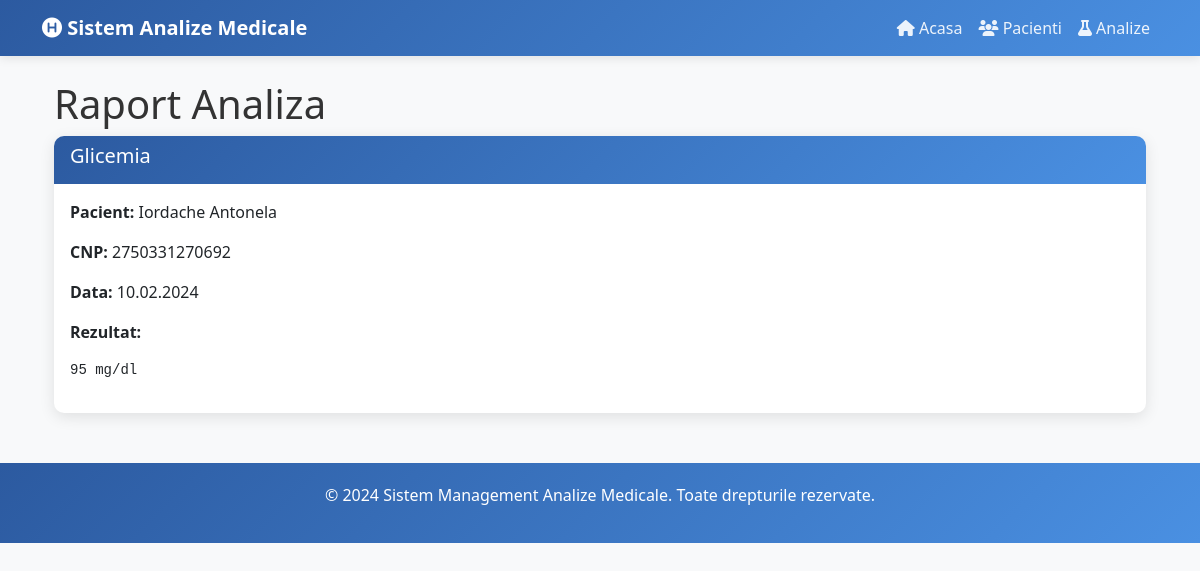
The page /reports/analysis/2 on the database its author committed.
### app.py (models this page shows, shortened)
class Analysis(db.Model):
    __tablename__ = 'analyses'
    id = db.Column(db.Integer, primary_key=True)
    patient_id = db.Column(db.Integer, db.ForeignKey('patients.id'), nullable=False, index=True)
    tip_analiza = db.Column(db.String(200), nullable=False, index=True)
    rezultat = db.Column(db.Text, nullable=False)
    valori_normale = db.Column(db.String(100))
    observatii = db.Column(db.Text)
    data_recoltare = db.Column(db.Date, nullable=False, index=True)
    data_rezultat = db.Column(db.Date, nullable=False, index=True)
    medic = db.Column(db.String(100))
    laborator = db.Column(db.String(100))
    created_at = db.Column(db.DateTime, default=datetime.utcnow, index=True)

class Patient(db.Model):
    __tablename__ = 'patients'
    id = db.Column(db.Integer, primary_key=True)
    nume = db.Column(db.String(100), nullable=False, index=True)
    prenume = db.Column(db.String(100), nullable=False, index=True)
    cnp = db.Column(db.String(13), unique=True, nullable=False, index=True)
    varsta = db.Column(db.Integer, nullable=False)
    sex = db.Column(db.String(1), nullable=False)  # M/F
    telefon = db.Column(db.String(20))
    adresa = db.Column(db.Text)
    created_at = db.Column(db.DateTime, default=datetime.utcnow, index=True)
    analyses = db.relationship('Analysis', backref='patient', lazy=True, cascade='all, delete-orphan')

### app.py (the view)
@app.route('/reports/analysis/<int:analysis_id>')
def generate_analysis_report(analysis_id: int):
    analysis = Analysis.query.get_or_404(analysis_id)
    return render_template('reports/analysis_report.html',
                         analysis=analysis,
                         patient=analysis.patient)

### app.py (called while the page is built)
@app.context_processor
def utility_processor():
    def format_date(date_obj):
        if date_obj:
            return date_obj.strftime('%d.%m.%Y')
        return ''
    def format_datetime(datetime_obj):
        if datetime_obj:
            return datetime_obj.strftime('%d.%m.%Y %H:%M')
        return ''
    def get_age_group(age):
        if age < 18:
            return 'Copil'
        elif age < 65:
            return 'Adult'
        else:
            return 'Senior'
    return dict(
        format_date=format_date,
        format_datetime=format_datetime,
        get_age_group=get_age_group,
        current_year=datetime.now().year
    )

### templates/reports/analysis_report.html
{% extends "base.html" %}
{% block content %}
<div class="container">
    <h1>Raport Analiza</h1>
    <div class="card">
        <div class="card-header">
            <h5>{{ analysis.tip_analiza }}</h5>
        </div>
        <div class="card-body">
            <p><strong>Pacient:</strong> {{ analysis.patient.nume }} {{ analysis.patient.prenume }}</p>
            <p><strong>CNP:</strong> {{ analysis.patient.cnp }}</p>
            <p><strong>Data:</strong> {{ analysis.data_rezultat.strftime('%d.%m.%Y') if analysis.data_rezultat else 'N/A' }}</p>
            <p><strong>Rezultat:</strong></p>
            <pre>{{ analysis.rezultat }}</pre>
        </div>
    </div>
</div>
{% endblock %}

### templates/base.html (style rules this page uses)
:root { --primary-color: #2c5aa0; --secondary-color: #4a90e2; --accent-color: #e8f4f8; --success-color: #28a745; --danger-color: #dc3545; --warning-color: #ffc107; }
body { font-family: 'Segoe UI', Tahoma, Geneva, Verdana, sans-serif; background-color: #f8f9fa; color: #333; }
.card { border: none; border-radius: 10px; box-shadow: 0 4px 15px rgba(0,0,0,0.1); transition: transform 0.3s, box-shadow 0.3s; }
.card-header { background: linear-gradient(135deg, var(--primary-color), var(--secondary-color)); color: white; border-radius: 10px 10px 0 0 !important; border: none; }

### rows shown on the page
Analysis: tip_analiza "Glicemia", data_rezultat "10.02.2024", rezultat "95 mg/dl"
Patient: patient.nume "Iordache", patient.prenume "Antonela", patient.cnp "2750331270692"
